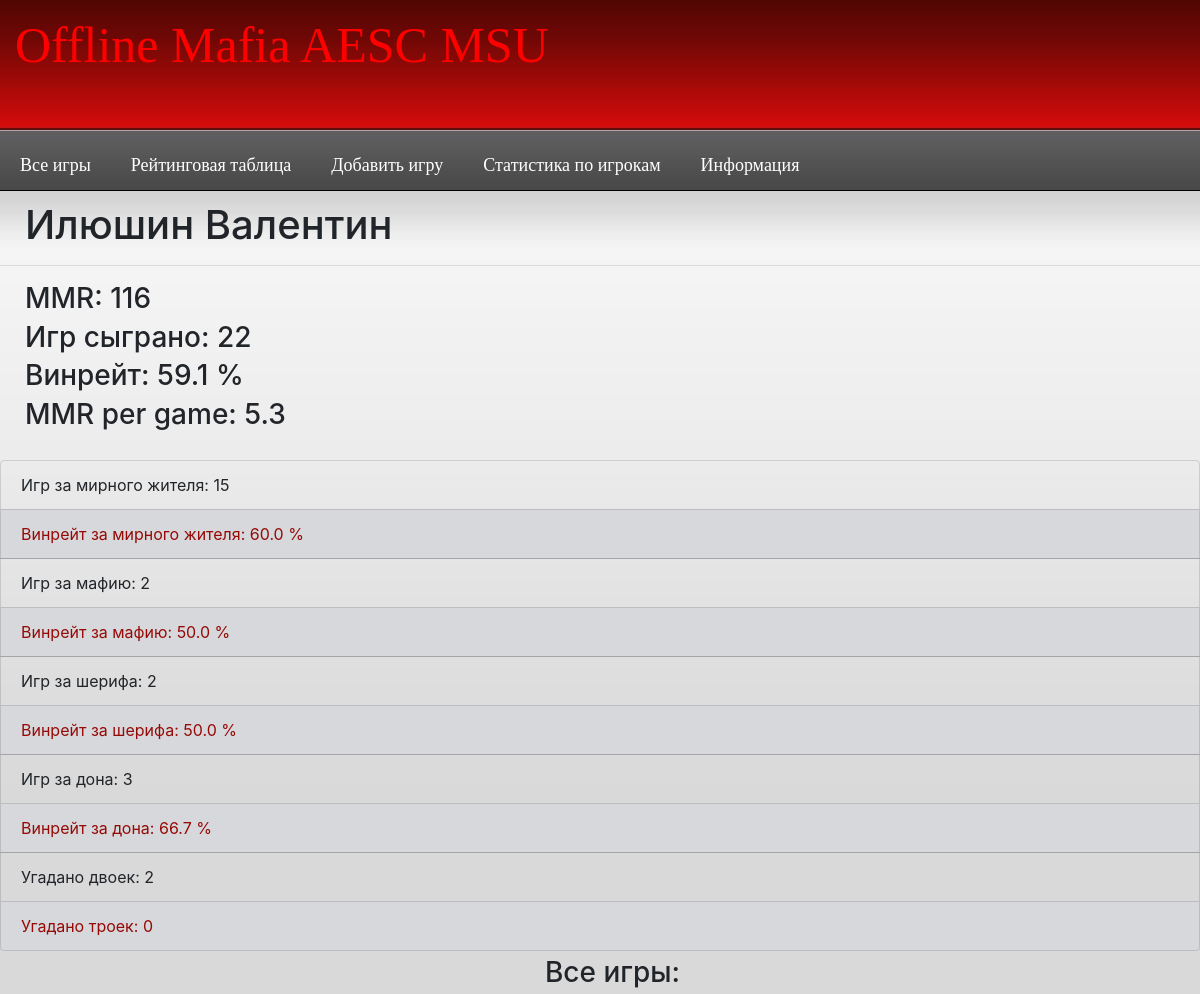
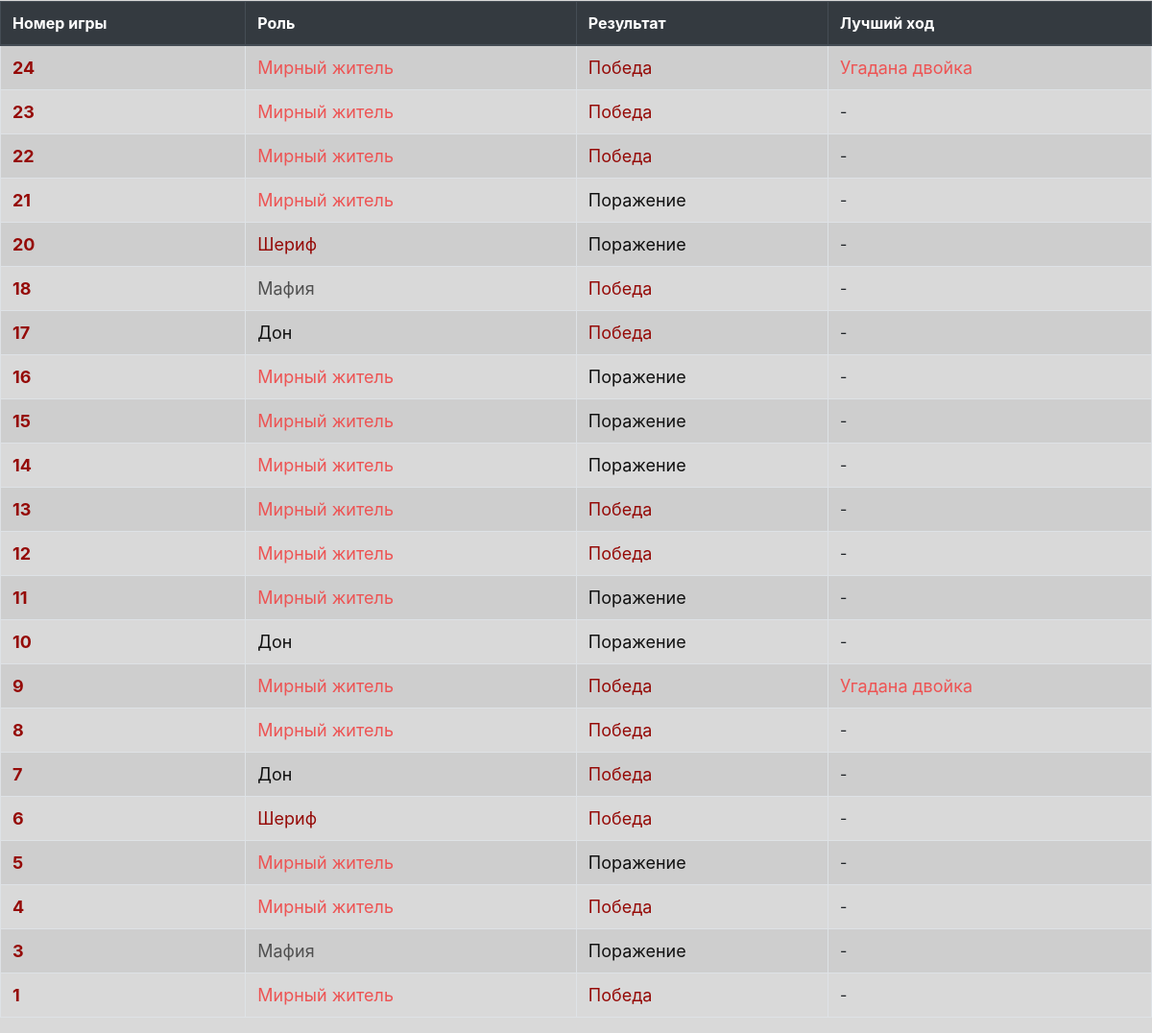
The app's page /offlinemafia.ru/stat.php?id=2 with its own data (2 pictures, top to bottom).
### tables this page shows
CREATE TABLE `gamers` (
  `id` int(11) NOT NULL,
  `name` varchar(255) NOT NULL,
  `mmr` int(11) DEFAULT NULL,
  `games_played` int(11) DEFAULT NULL
);

CREATE TABLE `log` (
  `id` int(11) NOT NULL,
  `game_id` int(11) NOT NULL,
  `name` varchar(255) NOT NULL,
  `role` varchar(255) NOT NULL,
  `win` tinyint(1) NOT NULL,
  `best` int(11) NOT NULL
);

### offlinemafia.ru/app/include/functions.php (called while the page is built, shortened)
<?php
function div($x, $y, $type = 1){
    if ($y == 0){
        return "-";
    } else {
        if ($type){
            $ans = ($x * 100) / $y;
            $ans = number_format($ans, 1, '.', '');
            $ans .= ' %';
            return $ans;
        } else {
            $ans = $x / $y;
            $ans = number_format($ans, 1, '.', '');
            return $ans;
        }
    }
}

### offlinemafia.ru/stat.php (the view, shortened to what this page needs)
<?php
if ($_GET['id']){
    require 'header.php';
    $sql = "SELECT * FROM gamers WHERE id = {$_GET['id']}";
    $result = mysqli_query($link, $sql);
    $gamer = mysqli_fetch_assoc($result);
    $sql = "SELECT * FROM log WHERE name = '{$gamer['name']}'";
    $result = mysqli_query($link, $sql);
    $stats = mysqli_fetch_all($result, 1);
    $won = 0;
    $mafia_all = 0;
    $mafia_won = 0;
    $don_all = 0;
    $don_won = 0;
    $sher_all = 0;
    $sher_won = 0;
    $town_all = 0;
    $town_won = 0;
    $best2 = 0;
    $best3 = 0;
    foreach ($stats as $game){
        if ($game['role'] == 'don'){
            if ($game['win'] == 1){
                $don_won++;
                $won++;
            }
            $don_all++;
        } else if ($game['role'] == 'town'){
            if ($game['win'] == 1){
                $town_won++;
                $won++;
            }
            $town_all++;
        } else if ($game['role'] == 'mafia'){
            if ($game['win'] == 1){
                $mafia_won++;
                $won++;
            }
            $mafia_all++;
        } else {
            if ($game['win'] == 1){
                $sher_won++;
                $won++;
            }
            $sher_all++;
        }
        if ($game['best']==2){
            $best2++;
        }
    }
    $winrate = div($won, $gamer['games_played']);
    $winrate_town = div($town_won, $town_all);
    $winrate_mafia = div($mafia_won, $mafia_all);
    $winrate_don = div($don_won, $don_all);
    $winrate_sher = div($sher_won, $sher_all);
    $avgmmr = div($gamer['mmr'], $gamer['games_played'], 0);
    echo "<h1> {$gamer['name']} </h1><hr>
        <h3> MMR: {$gamer['mmr']}</h3>
        <h3> Игр сыграно: {$gamer['games_played']} </h3>
        <h3> Винрейт: {$winrate} </h3>
        <h3> MMR per game: $avgmmr</h3><br>";
    echo '<ul class = "list-group">'
        . "<li class = 'list-group-item'>Игр за мирного жителя: {$town_all}</li>"
        . "<li class = 'list-group-item list-group-item-secondary'> Винрейт за мирного жителя: $winrate_town</li>"
        . "<li class = 'list-group-item'>Игр за мафию: {$mafia_all}</li>"
        . "<li class = 'list-group-item list-group-item-secondary'> Винрейт за мафию: $winrate_mafia</li>"
        . "<li class = 'list-group-item'>Игр за шерифа: {$sher_all}</li>"
        . "<li class = 'list-group-item list-group-item-secondary'> Винрейт за шерифа: $winrate_sher</li>"
        . "<li class = 'list-group-item'>Игр за дона: {$don_all}</li>"
        . "<li class = 'list-group-item list-group-item-secondary'> Винрейт за дона: $winrate_don</li>"
        . "<li class = 'list-group-item'>Угадано двоек: $best2</li>"
        . "<li class = 'list-group-item list-group-item-secondary'> Угадано троек: $best3</li>"
        . "</ul><h3 align = 'center'>Все игры:</h3>"
        . "<table class ='table table-bordered table-striped'>
        <thead class = 'thead-dark'>
            <th scope='col'>Номер игры</th>
            <th scope='col'>Роль</th>
            <th scope='col'>Результат</th>
            <th scope='col'>Лучший ход</th>
        </thead>
        <tbody class = 'table-stripped'>";
    for ($i = $gamer['games_played'] - 1; $i >= 0; $i--){
        $eee = $stats[$i]["game_id"] + 1;
        echo "<tr>";
        echo "<th score = 'row'><a href = 'gameinfo.php?id=$eee' class = 'cooltext'>$eee</a></th>";
        echo "<td>";
        if ($stats[$i]["role"] == 'town'){
            echo '<p class = "towntext">Мирный житель</p>';
        } else if ($stats[$i]["role"] == 'mafia'){
            echo '<p class = "mafiatext">Мафия</p>';
        } else if ($stats[$i]["role"] == 'don'){
            echo '<p class = "dontext">Дон</p>';
        } else {
            echo '<p class = "cooltext">Шериф</p>';
        }
        echo "</td><td>";
        if ($stats[$i]["win"] == 1){
            echo '<p class = "cooltext">Победа</p>';
        } else {
            echo '<p class = "dontext">Поражение</p>';
        }
        echo "</td><td>";
        if ($stats[$i]["best"] == 2){
            echo '<p class = "towntext">Угадана двойка</p>';
        } else if ($stats[$i]["best"] == 3){
            echo '<p class = "cooltext">Угадана тройка</p>';
        } else {
            echo '-';
        }
        echo "</td></tr>";
    }
} else{
   $kekek = rand(2, 21);
   header("Location: stat.php?id=$kekek");
}
?>
<?php
require 'footer.php';

### offlinemafia.ru/style.css (style rules this page uses)
* { padding: 0;margin: 0; }
body { background: #d9d9d9 url(public/images/95.jpg) repeat-x; }
body h1 { margin-top: 5px; margin-left: 25px; margin-bottom: 5px; }
body h3 { margin-top: 5px; margin-left: 25px; margin-bottom: 5px; }
.dontext { font-size: 18px; color: #111111; }
.mafiatext { font-size: 18px; color: #505050; }
.towntext { font-size: 18px; color: #ed5454; }
.cooltext { font-size: 18px; color: #950a07; }

### records on screen
gamers: name "Илюшин Валентин", mmr "116", games_played "22", games_played "59.1 %", avgmmr "5.3", games_played.game_id "24", shows "Мирный житель", shows "Победа", shows "Угадана двойка"
log: game "23", role "Мирный житель", win "Победа"
log: game "22", role "Мирный житель", win "Победа"
log: game "21", role "Мирный житель", win "Поражение"
log: game "20", role "Шериф", win "Поражение"
log: game "18", role "Мафия", win "Победа"
log: game "17", role "Дон", win "Победа"
log: game "16", role "Мирный житель", win "Поражение"
log: game "15", role "Мирный житель", win "Поражение"
log: game "14", role "Мирный житель", win "Поражение"
log: game "13", role "Мирный житель", win "Победа"
log: game "12", role "Мирный житель", win "Победа"
log: game "11", role "Мирный житель", win "Поражение"
log: game "10", role "Дон", win "Поражение"
log: game "9", role "Мирный житель", win "Победа", best "Угадана двойка"
log: game "8", role "Мирный житель", win "Победа"
log: game "7", role "Дон", win "Победа"
log: game "6", role "Шериф", win "Победа"
log: game "5", role "Мирный житель", win "Поражение"
log: game "4", role "Мирный житель", win "Победа"
log: game "3", role "Мафия", win "Поражение"
log: game "1", role "Мирный житель", win "Победа"

### other values on screen
$town_all "15"
$winrate_town "60.0 %"
$mafia_all "2"
$winrate_mafia "50.0 %"
$sher_all "2"
$winrate_sher "50.0 %"
$don_all "3"
$winrate_don "66.7 %"
$best2 "2"
$best3 "0"
